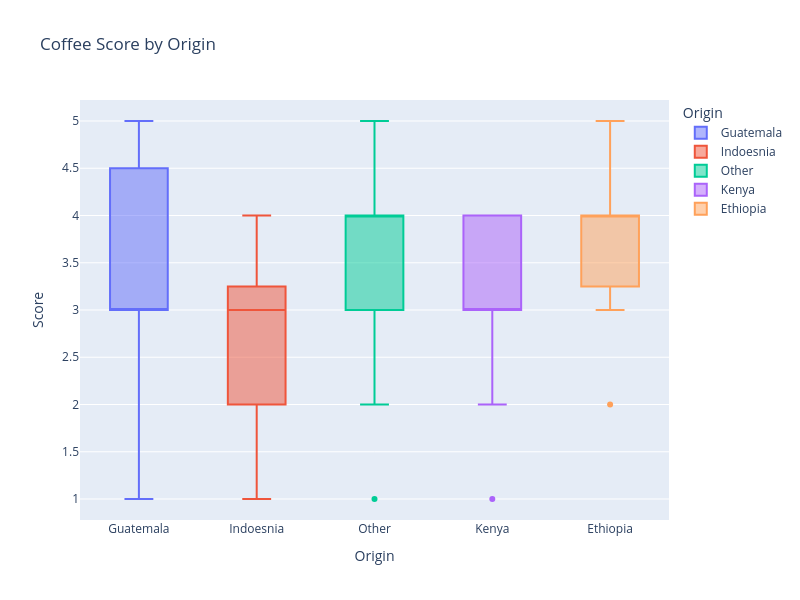

The code cell stored with this chart in its notebook:
### Code cell
fig = px.box(
    data_frame=coffee,
    y='Score',
    x='Origin',
    title='Coffee Score by Origin',
    color='Origin',
    width=800,
    height=600
)
fig.show()

### Figure 1 — Plotly figure (JSON) as saved in the notebook; plotly's stock layout.template omitted (floating-point values rounded to 4 significant figures)
{"data": [{"alignmentgroup": "True", "hovertemplate": "Origin=%{x}<br>Score=%{y}<extra></extra>", "legendgroup": "Guatemala", "marker": {"color": "#636efa"}, "name": "Guatemala", "notched": false, "offsetgroup": "Guatemala", "orientation": "v", "showlegend": true, "type": "box", "x": ["Guatemala", "Guatemala", "Guatemala", "Guatemala", "Guatemala", "Guatemala", "Guatemala", "Guatemala", "Guatemala", "Guatemala", "Guatemala", "Guatemala", "Guatemala", "Guatemala", "Guatemala", "Guatemala", "Guatemala", "Guatemala", "Guatemala", "Guatemala", "Guatemala", "Guatemala", "Guatemala", "Guatemala"], "x0": " ", "xaxis": "x", "y": [3, 3, 3, 3, 3, 2, 3, 3, 3, 3, 2, 3, 1, 3, 3, 4, 5, 5, 5, 5, 5, 5, 3, 3], "y0": " ", "yaxis": "y"}, {"alignmentgroup": "True", "hovertemplate": "Origin=%{x}<br>Score=%{y}<extra></extra>", "legendgroup": "Indoesnia", "marker": {"color": "#EF553B"}, "name": "Indoesnia", "notched": false, "offsetgroup": "Indoesnia", "orientation": "v", "showlegend": true, "type": "box", "x": ["Indoesnia", "Indoesnia", "Indoesnia", "Indoesnia", "Indoesnia", "Indoesnia", "Indoesnia", "Indoesnia", "Indoesnia"], "x0": " ", "xaxis": "x", "y": [3, 2, 4, 3, 3, 3, 4, 1, 2], "y0": " ", "yaxis": "y"}, {"alignmentgroup": "True", "hovertemplate": "Origin=%{x}<br>Score=%{y}<extra></extra>", "legendgroup": "Other", "marker": {"color": "#00cc96"}, "name": "Other", "notched": false, "offsetgroup": "Other", "orientation": "v", "showlegend": true, "type": "box", "x": ["Other", "Other", "Other", "Other", "Other", "Other", "Other", "Other", "Other", "Other", "Other", "Other", "Other", "Other", "Other", "Other", "Other", "Other", "Other", "Other", "Other", "Other", "Other", "Other", "Other", "Other", "Other", "Other", "Other", "Other", "Other", "Other", "Other", "Other", "Other", "Other", "Other", "Other", "Other", "Other", "Other", "Other", "Other", "Other", "Other", "Other", "Other", "Other", "Other", "Other", "Other", "Other", "Other", "Other", "Other", "Other", "Other", "Other", "Other", "Other", "Other", "Other", "Other", "Other", "Other", "Other", "Other", "Other", "Other", "Other", "Other", "Other", "Other", "Other", "Other", "Other", "Other", "Other", "Other", "Other", "Other", "Other", "Other", "Other", "Other", "Other", "Other", "Other", "Other", "Other", "Other", "Other", "Other", "Other", "Other", "Other", "Other", "Other", "Other", "Other", "Other", "Other", "Other", "Other", "Other", "Other", "Other", "Other", "Other", "Other"], "x0": " ", "xaxis": "x", "y": [2, 2, 3, 3, 3, 2, 2, 4, 4, 4, 5, 3, 5, 3, 3, 2, 5, 3, 3, 4, 3, 2, 3, 4, 4, 3, 4, 2, 4, 2, 2, 3, 2, 2, 2, 3, 2, 3, 4, 3, 3, 3, 4, 4, 4, 5, 5, 5, 3, 4, 3, 2, 4, 4, 4, 5, 5, 5, 5, 5, 5, 4, 3, 5, 5, 3, 3, 5, 4, 4, 5, 5, 5, 4, 5, 5, 3, 4, 5, 4, 5, 5, 4, 4, 2, 4, 4, 5, 3, 3, 3, 2, 2, 1, 2, 4, 4, 3, 3, 4, 2, 4, 3, 5, 3, 4, 3, 3, 3, 4], "y0": " ", "yaxis": "y"}, {"alignmentgroup": "True", "hovertemplate": "Origin=%{x}<br>Score=%{y}<extra></extra>", "legendgroup": "Kenya", "marker": {"color": "#ab63fa"}, "name": "Kenya", "notched": false, "offsetgroup": "Kenya", "orientation": "v", "showlegend": true, "type": "box", "x": ["Kenya", "Kenya", "Kenya", "Kenya", "Kenya", "Kenya", "Kenya", "Kenya", "Kenya", "Kenya", "Kenya", "Kenya", "Kenya", "Kenya", "Kenya"], "x0": " ", "xaxis": "x", "y": [3, 2, 3, 1, 3, 3, 3, 3, 4, 4, 4, 4, 4, 3, 3], "y0": " ", "yaxis": "y"}, {"alignmentgroup": "True", "hovertemplate": "Origin=%{x}<br>Score=%{y}<extra></extra>", "legendgroup": "Ethiopia", "marker": {"color": "#FFA15A"}, "name": "Ethiopia", "notched": false, "offsetgroup": "Ethiopia", "orientation": "v", "showlegend": true, "type": "box", "x": ["Ethiopia", "Ethiopia", "Ethiopia", "Ethiopia", "Ethiopia", "Ethiopia", "Ethiopia", "Ethiopia", "Ethiopia", "Ethiopia", "Ethiopia"], "x0": " ", "xaxis": "x", "y": [2, 3, 4, 4, 4, 4, 5, 4, 4, 3, 4], "y0": " ", "yaxis": "y"}], "layout": {"boxmode": "overlay", "height": 600, "legend": {"title": {"text": "Origin"}, "tracegroupgap": 0}, "title": {"text": "Coffee Score by Origin"}, "width": 800, "xaxis": {"anchor": "y", "categoryarray": ["Guatemala", "Indoesnia", "Other", "Kenya", "Ethiopia"], "categoryorder": "array", "domain": [0, 1], "title": {"text": "Origin"}}, "yaxis": {"anchor": "x", "domain": [0, 1], "title": {"text": "Score"}}}}
